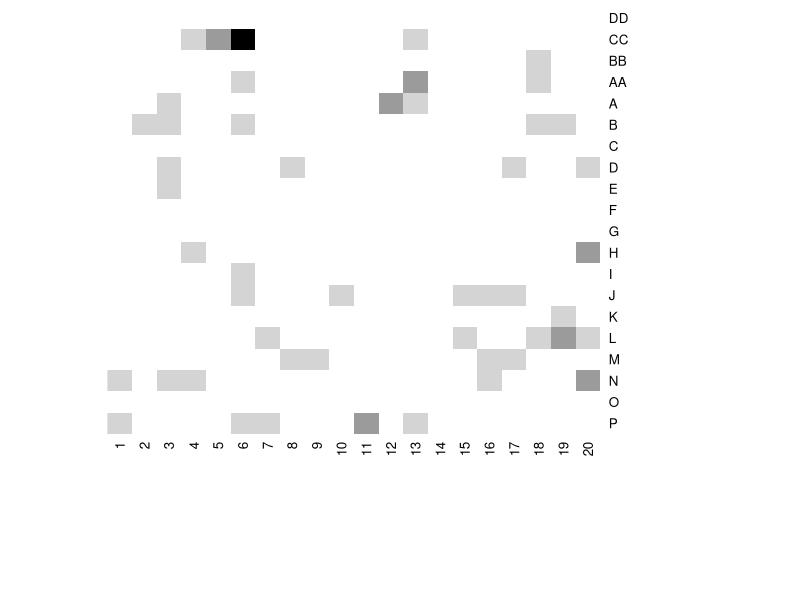
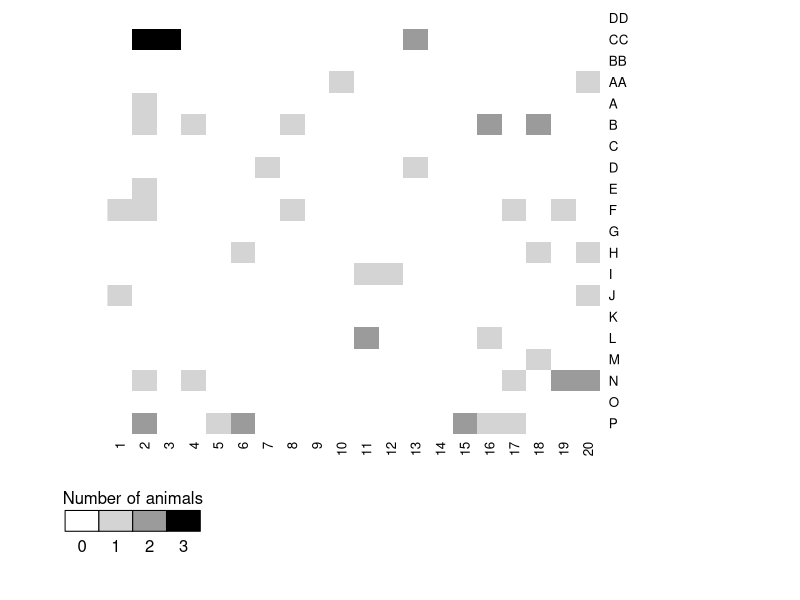

These charts were generated, in order, by the following R code:
## ---- chunk 1
md <- read.table(file="wild.metadata.txt", header=T)
rownames(md) <- md$Group
nsamples <- nrow(md)
o <- order(rownames(md))
md <- md[o,]

md$Date <- sub("_(\\d)$", "_0\\1", md$Date)

months <- format(ISOdate(2004,1:12,1),"%B")
names(months) <- as.character(1:12)

start <- sort(md$Date)[1]
start <- unlist(strsplit(start, "_"))
start <- paste(months[start[1]], start[2])

end <- sort(md$Date)[nrow(md)]
end <- unlist(strsplit(end, "_"))
end <- paste(months[end[1]], end[2])

eartag.species <- table(md$ET, md$SP)
samples.per.species <- apply(eartag.species, 2, sum)
indiv.per.species <- apply(eartag.species>0, 2, sum)

indiv.multiple <- sum(table(md$ET) > 1)


#layout the 20 by 20 sampling grid
north_south <- c("DD"=1, "CC"=2, "BB"=3, "AA"=4, "A"=5, "B"=6, "C"=7, "D"=8, "E"=9, "F"=10, "G"=11, "H"=12, "I"=13, "J"=14, "K"=15, "L"=16, "M"=17, "N"=18, "O"=19, "P"=20)

# extract the row information from the letters that are in the Station column of the metadata file
row <- north_south[gsub("(\\D+)\\d+", "\\1", md$Station)]

# extract the column information from the numbers that are in the Station column of the metadata file
column <- as.numeric(gsub("\\D+(\\d+)", "\\1", md$Station))

# calculate the distance between all pairs of samples
distance.matrix <- matrix(rep(0, nsamples*nsamples), nrow=nsamples)
for(i in 1:nsamples){
	for(j in 1:nsamples){
		distance.matrix[i,j] <- sqrt((row[i]-row[j])^2+(column[i]-column[j])^2)
	}
}
rownames(distance.matrix) <- md$Group
colnames(distance.matrix) <- md$Group
distance.matrix <- distance.matrix * 20 # the cells are on 20-m intervals

#we'd like to keep a copy of the distance matrix around so that we can see whether
#there are any geographic correlations with community similarity
write(file="grid.dist", ncol(distance.matrix))
write.table(distance.matrix, "grid.dist", quote=F, col.names=F, append=T)

# let's look at the samples collected from the same individuals
# first we count the number of samples per each ear tag
et.count <- table(md$ET)	

# now we pull their samples names off - these represent the ear tags with duplicate samples
dup.et <- names(et.count[et.count > 1])	

dist.travel <- numeric()
#cycle through the ear tags with duplicates finding the distance between that ear tag's samples
for(et in dup.et){		
	samples <- md[md$ET==et,"Group"]   #pull out the sample ids that correspond to that ear tag
	
	for(i in 1:(length(samples)-1)){
		#pull out those distances and concatenate them into a single vector
		dist.travel <- c(dist.travel, distance.matrix[samples[i], samples[i+1]])
	}
}
## ---- chunk 2
figure1 <- function(){
	#the PL grid
	pl_grid <- matrix(rep(0, 20*20), nrow=20)
	rownames(pl_grid) <- 1:20
	colnames(pl_grid) <- 1:20
	
	#the PMG grid
	pmg_grid <- matrix(rep(0, 20*20), nrow=20)
	rownames(pmg_grid) <- 1:20
	colnames(pmg_grid) <- 1:20
	
	#fill the counts
	for(i in 1:nsamples){
	# 	grid[row[i],column[i]] <- grid[row[i],column[i]]+1
		if(md$SP[i] == "PL"){
			pl_grid[row[i],column[i]] <- pl_grid[row[i],column[i]]+1
		} else {
			pmg_grid[row[i],column[i]] <- pmg_grid[row[i],column[i]]+1
		}
	}
	
	gray <- gray.colors(max(c(pl_grid, pmg_grid))+1, 1, 0)
	heatmap(t(pl_grid), col=gray, scale="n", Rowv=NA, Colv=NA, symm=T, revC=T, labRow=names(north_south), margins=c(10, 6))
	heatmap(t(pmg_grid), col=gray, scale="n", Rowv=NA, Colv=NA, symm=T, revC=T, labRow=names(north_south), margins=c(10, 6))
	
	ch.col <- gray
	nSquares <- length(gray)
	delta <- 0.05
	i <- (0:(nSquares-1)) * delta
	
	text(x=mean(i), y=-0.0, label="Number of animals", xpd=T)
	rect(i-delta/2, (-0.08), i+delta/2, -0.08+delta, col = gray, border="black", xpd=T)
	text(x=i, y=-0.08, label=0:(nSquares-1), xpd=T, pos=1)
}

figure1()
